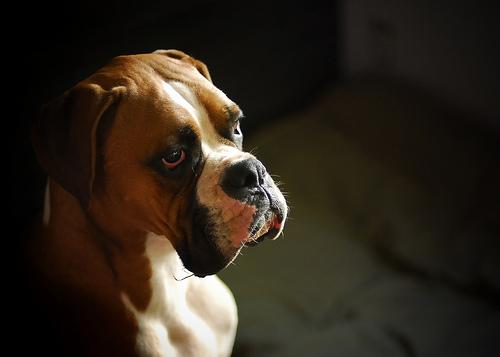
%> input picture SCRIPTS_MATLAB/THRESHOLD_SEGMENTATION/cane16.jpg, 500 x 357 px
$ octave thresholding.m   (GNU Octave 9; MATLAB toolbox functions it lacks are replaced by stand-ins)
%> lines starting %> are read from the running program, lines starting %| are printed output that depends on the picture; in (x1, y1, x2, y2) boxes, pixels count from 0 and x2, y2 are one past the last pixel; in counts of white or black regions, pixels touching at a corner belong together; the program's own positions count from 1
% Questo script carica un'immagine, applica il metodo di thresholding
% di Otsu per segmentarla e quindi visualizza e salva l'immagine
% binaria risultante. Include anche un miglioramento del contrasto
% e un filtraggio del rumore opzionali.

% --- Caricamento e preparazione dell'immagine ---

% Carica l'immagine
percorso_immagine = 'cane16.jpg'; % Sostituisci con il percorso della tua immagine
immagine = imread(percorso_immagine);
%> immagine is the input picture: size 357x500x3 uint8; mean R, G, B 47, 38.4, 27.9

% Converti in scala di grigi se necessario
if size(immagine, 3) == 3
  immagine = rgb2gray(immagine);
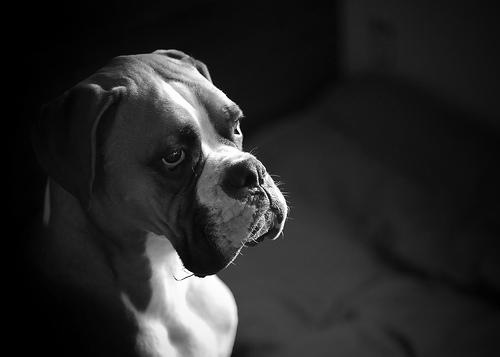
%> immagine: size 357x500 uint8; min 0, max 255, mean 39.8
end

% Visualizza l'immagine originale
figure;
imshow(immagine);
title('Immagine originale');

% --- Miglioramento dell'immagine (opzionale) ---

% Miglioramento del contrasto (regola i limiti per un maggiore contrasto)
immagine = imadjust(immagine, [0.2 0.8], []);
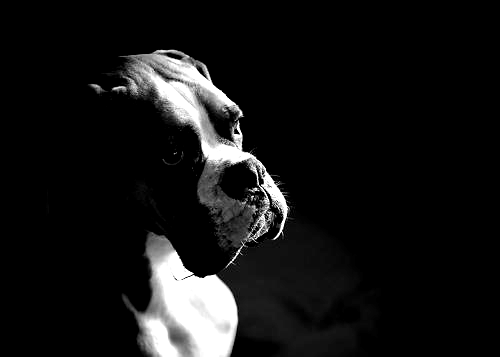
%> immagine: size 357x500 uint8; min 0, max 255, mean 21

% Filtraggio del rumore (applica un filtro mediano per ridurre il rumore)
immagine = medfilt2(immagine, [3 3]);

% --- Calcolo della soglia (metodo di Otsu) ---

% Calcola automaticamente la soglia ottimale con il metodo di Otsu
soglia = graythresh(immagine);
%> soglia = 0.425

% --- Applicazione della soglia ---

% Crea un'immagine binaria:
% - pixel > soglia -> bianchi (1)
% - pixel <= soglia -> neri (0)
immagine_segmentata = immagine > soglia;
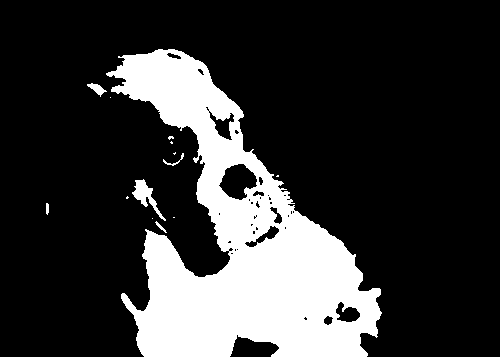
%> immagine_segmentata: size 357x500 logical; 21.3% white; 14 white regions (8 under 20 px), largest, box (x1, y1, x2, y2) and area: (106, 49, 382, 357) 37314, (132, 179, 166, 221) 420, (87, 83, 107, 97) 118, (163, 153, 184, 166) 53, (155, 221, 167, 233) 38, (46, 203, 49, 215) 32

% --- Visualizzazione e salvataggio ---

% Visualizza l'immagine segmentata
figure;
imshow(immagine_segmentata);
title(['Immagine segmentata (Soglia di Otsu: ' num2str(soglia) ')']);

% Salva l'immagine segmentata come file PNG
imwrite(immagine_segmentata, 'immagine_segmentata.png');
